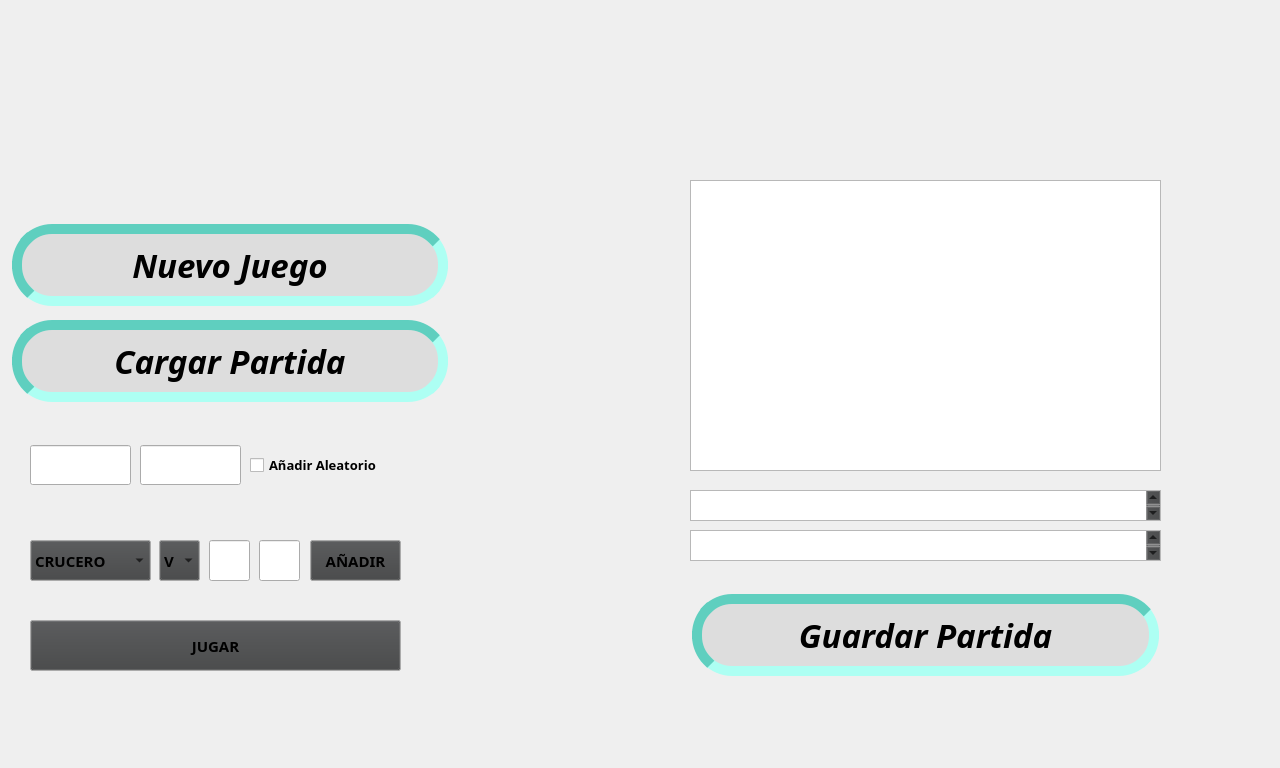
<?xml version="1.0" encoding="UTF-8"?>
<ui version="4.0">
 <class>MainWindow</class>
 <widget class="QMainWindow" name="MainWindow">
  <property name="geometry">
   <rect>
    <x>0</x>
    <y>0</y>
    <width>1280</width>
    <height>768</height>
   </rect>
  </property>
  <property name="minimumSize">
   <size>
    <width>1280</width>
    <height>768</height>
   </size>
  </property>
  <property name="maximumSize">
   <size>
    <width>1280</width>
    <height>768</height>
   </size>
  </property>
  <property name="palette">
   <palette>
    <active>
     <colorrole role="Button">
      <brush brushstyle="SolidPattern">
       <color alpha="255">
        <red>198</red>
        <green>219</green>
        <blue>245</blue>
       </color>
      </brush>
     </colorrole>
     <colorrole role="Dark">
      <brush brushstyle="SolidPattern">
       <color alpha="255">
        <red>177</red>
        <green>177</green>
        <blue>177</blue>
       </color>
      </brush>
     </colorrole>
     <colorrole role="Mid">
      <brush brushstyle="SolidPattern">
       <color alpha="255">
        <red>212</red>
        <green>212</green>
        <blue>212</blue>
       </color>
      </brush>
     </colorrole>
    </active>
    <inactive>
     <colorrole role="Button">
      <brush brushstyle="SolidPattern">
       <color alpha="255">
        <red>64</red>
        <green>65</green>
        <blue>66</blue>
       </color>
      </brush>
     </colorrole>
     <colorrole role="Dark">
      <brush brushstyle="SolidPattern">
       <color alpha="255">
        <red>64</red>
        <green>65</green>
        <blue>66</blue>
       </color>
      </brush>
     </colorrole>
     <colorrole role="Mid">
      <brush brushstyle="SolidPattern">
       <color alpha="255">
        <red>160</red>
        <green>160</green>
        <blue>160</blue>
       </color>
      </brush>
     </colorrole>
    </inactive>
    <disabled>
     <colorrole role="Button">
      <brush brushstyle="SolidPattern">
       <color alpha="255">
        <red>198</red>
        <green>219</green>
        <blue>245</blue>
       </color>
      </brush>
     </colorrole>
     <colorrole role="Dark">
      <brush brushstyle="SolidPattern">
       <color alpha="255">
        <red>177</red>
        <green>177</green>
        <blue>177</blue>
       </color>
      </brush>
     </colorrole>
     <colorrole role="Mid">
      <brush brushstyle="SolidPattern">
       <color alpha="255">
        <red>212</red>
        <green>212</green>
        <blue>212</blue>
       </color>
      </brush>
     </colorrole>
    </disabled>
   </palette>
  </property>
  <property name="font">
   <font>
    <family>Source Code Pro Semibold</family>
    <pointsize>11</pointsize>
    <bold>true</bold>
   </font>
  </property>
  <property name="windowTitle">
   <string notr="true">Batalla Naval v1.01</string>
  </property>
  <property name="windowIcon">
   <iconset theme="applications-games" resource="src.qrc">
    <normaloff>:/images/icon.png</normaloff>:/images/icon.png</iconset>
  </property>
  <property name="styleSheet">
   <string notr="true">#centralwidget {
	border-image: url(:/images/bg.png);
}</string>
  </property>
  <property name="iconSize">
   <size>
    <width>500</width>
    <height>500</height>
   </size>
  </property>
  <property name="toolButtonStyle">
   <enum>Qt::ToolButtonTextBesideIcon</enum>
  </property>
  <widget class="QWidget" name="centralwidget">
   <property name="maximumSize">
    <size>
     <width>1280</width>
     <height>768</height>
    </size>
   </property>
   <widget class="QPushButton" name="cargarPartida">
    <property name="geometry">
     <rect>
      <x>10</x>
      <y>316</y>
      <width>440</width>
      <height>90</height>
     </rect>
    </property>
    <property name="sizePolicy">
     <sizepolicy hsizetype="Ignored" vsizetype="Ignored">
      <horstretch>0</horstretch>
      <verstretch>0</verstretch>
     </sizepolicy>
    </property>
    <property name="minimumSize">
     <size>
      <width>0</width>
      <height>0</height>
     </size>
    </property>
    <property name="maximumSize">
     <size>
      <width>480</width>
      <height>110</height>
     </size>
    </property>
    <property name="font">
     <font>
      <family>Source Code Pro</family>
      <pointsize>25</pointsize>
      <italic>true</italic>
      <bold>true</bold>
      <underline>false</underline>
      <strikeout>false</strikeout>
      <kerning>true</kerning>
     </font>
    </property>
    <property name="styleSheet">
     <string notr="true">#cargarPartida {
  background-color: #ddd;
  border: 10px inset #5fcfbf;
  color: black;
  padding: 10px 20px;
  text-align: center;
  text-decoration: none;
  display: inline-block;
  margin: 4px 2px;
  cursor: pointer;
  border-radius: 40px;
}

#cargarPartida:hover {
  background-color: #188c8c;
}

</string>
    </property>
    <property name="text">
     <string>Cargar Partida</string>
    </property>
   </widget>
   <widget class="QPushButton" name="nuevoJuego">
    <property name="geometry">
     <rect>
      <x>10</x>
      <y>220</y>
      <width>440</width>
      <height>90</height>
     </rect>
    </property>
    <property name="minimumSize">
     <size>
      <width>0</width>
      <height>0</height>
     </size>
    </property>
    <property name="maximumSize">
     <size>
      <width>480</width>
      <height>110</height>
     </size>
    </property>
    <property name="font">
     <font>
      <family>Source Code Pro</family>
      <pointsize>25</pointsize>
      <italic>true</italic>
      <bold>true</bold>
      <underline>false</underline>
      <strikeout>false</strikeout>
      <kerning>true</kerning>
     </font>
    </property>
    <property name="styleSheet">
     <string notr="true">#nuevoJuego {
  background-color: #ddd;
  border: 10px inset #5fcfbf;
  color: black;
  padding: 10px 20px;
  text-align: center;
  text-decoration: none;
  display: inline-block;
  margin: 4px 2px;
  cursor: pointer;
  border-radius: 40px;
}

#nuevoJuego:hover {
  background-color: #188c8c;
}

</string>
    </property>
    <property name="text">
     <string>Nuevo Juego</string>
    </property>
   </widget>
   <widget class="QWidget" name="configJuego" native="true">
    <property name="geometry">
     <rect>
      <x>20</x>
      <y>410</y>
      <width>411</width>
      <height>311</height>
     </rect>
    </property>
    <widget class="QPushButton" name="jugar">
     <property name="geometry">
      <rect>
       <x>10</x>
       <y>210</y>
       <width>371</width>
       <height>51</height>
      </rect>
     </property>
     <property name="text">
      <string>JUGAR</string>
     </property>
    </widget>
    <widget class="QLineEdit" name="tamanioMapa">
     <property name="geometry">
      <rect>
       <x>10</x>
       <y>35</y>
       <width>101</width>
       <height>40</height>
      </rect>
     </property>
     <property name="inputMethodHints">
      <set>Qt::ImhDigitsOnly</set>
     </property>
     <property name="text">
      <string/>
     </property>
    </widget>
    <widget class="QLineEdit" name="cantBarcos">
     <property name="geometry">
      <rect>
       <x>120</x>
       <y>35</y>
       <width>101</width>
       <height>40</height>
      </rect>
     </property>
     <property name="inputMethodHints">
      <set>Qt::ImhDigitsOnly</set>
     </property>
     <property name="text">
      <string/>
     </property>
    </widget>
    <widget class="QCheckBox" name="checkAleatorio">
     <property name="geometry">
      <rect>
       <x>230</x>
       <y>25</y>
       <width>211</width>
       <height>60</height>
      </rect>
     </property>
     <property name="font">
      <font>
       <pointsize>10</pointsize>
       <bold>true</bold>
      </font>
     </property>
     <property name="text">
      <string>Añadir Aleatorio</string>
     </property>
    </widget>
   </widget>
   <widget class="QWidget" name="mapas" native="true">
    <property name="geometry">
     <rect>
      <x>20</x>
      <y>140</y>
      <width>1231</width>
      <height>591</height>
     </rect>
    </property>
    <widget class="QWidget" name="mapaJugador" native="true">
     <property name="enabled">
      <bool>true</bool>
     </property>
     <property name="geometry">
      <rect>
       <x>600</x>
       <y>30</y>
       <width>561</width>
       <height>291</height>
      </rect>
     </property>
     <property name="autoFillBackground">
      <bool>false</bool>
     </property>
     <widget class="QWidget" name="gridLayoutWidget_2">
      <property name="geometry">
       <rect>
        <x>40</x>
        <y>10</y>
        <width>501</width>
        <height>241</height>
       </rect>
      </property>
      <layout class="QGridLayout" name="mapGLayout"/>
     </widget>
    </widget>
    <widget class="QWidget" name="mapaAtaque" native="true">
     <property name="geometry">
      <rect>
       <x>0</x>
       <y>30</y>
       <width>561</width>
       <height>291</height>
      </rect>
     </property>
     <property name="autoFillBackground">
      <bool>false</bool>
     </property>
     <widget class="QWidget" name="gridLayoutWidget">
      <property name="geometry">
       <rect>
        <x>30</x>
        <y>10</y>
        <width>501</width>
        <height>241</height>
       </rect>
      </property>
      <layout class="QGridLayout" name="attackGLayout"/>
     </widget>
    </widget>
    <widget class="QTextBrowser" name="listaAtaquesJugador">
     <property name="geometry">
      <rect>
       <x>670</x>
       <y>350</y>
       <width>471</width>
       <height>31</height>
      </rect>
     </property>
    </widget>
    <widget class="QTextBrowser" name="infoBarcos">
     <property name="geometry">
      <rect>
       <x>670</x>
       <y>40</y>
       <width>471</width>
       <height>291</height>
      </rect>
     </property>
    </widget>
    <widget class="QTextBrowser" name="listaAtaquesIA">
     <property name="geometry">
      <rect>
       <x>670</x>
       <y>390</y>
       <width>471</width>
       <height>31</height>
      </rect>
     </property>
    </widget>
    <widget class="QPushButton" name="guardarPartida">
     <property name="geometry">
      <rect>
       <x>670</x>
       <y>450</y>
       <width>471</width>
       <height>90</height>
      </rect>
     </property>
     <property name="minimumSize">
      <size>
       <width>0</width>
       <height>0</height>
      </size>
     </property>
     <property name="maximumSize">
      <size>
       <width>480</width>
       <height>110</height>
      </size>
     </property>
     <property name="font">
      <font>
       <family>Source Code Pro</family>
       <pointsize>25</pointsize>
       <italic>true</italic>
       <bold>true</bold>
       <underline>false</underline>
       <strikeout>false</strikeout>
       <kerning>true</kerning>
      </font>
     </property>
     <property name="styleSheet">
      <string notr="true">#guardarPartida {
  background-color: #ddd;
  border: 10px inset #5fcfbf;
  color: black;
  padding: 10px 20px;
  text-align: center;
  text-decoration: none;
  display: inline-block;
  margin: 4px 2px;
  cursor: pointer;
  border-radius: 40px;
}

#guardarPartida:hover {
  background-color: #188c8c;
}</string>
     </property>
     <property name="text">
      <string>Guardar Partida</string>
     </property>
    </widget>
   </widget>
   <widget class="QWidget" name="ponerBarcos" native="true">
    <property name="geometry">
     <rect>
      <x>29</x>
      <y>440</y>
      <width>381</width>
      <height>160</height>
     </rect>
    </property>
    <property name="inputMethodHints">
     <set>Qt::ImhDigitsOnly</set>
    </property>
    <widget class="QPushButton" name="aniadirBarco">
     <property name="geometry">
      <rect>
       <x>281</x>
       <y>100</y>
       <width>91</width>
       <height>41</height>
      </rect>
     </property>
     <property name="text">
      <string>AÑADIR</string>
     </property>
    </widget>
    <widget class="QLineEdit" name="posY">
     <property name="geometry">
      <rect>
       <x>180</x>
       <y>100</y>
       <width>41</width>
       <height>41</height>
      </rect>
     </property>
     <property name="inputMethodHints">
      <set>Qt::ImhDigitsOnly</set>
     </property>
    </widget>
    <widget class="QComboBox" name="alineacion">
     <property name="geometry">
      <rect>
       <x>130</x>
       <y>100</y>
       <width>41</width>
       <height>41</height>
      </rect>
     </property>
     <property name="currentText">
      <string>V</string>
     </property>
     <item>
      <property name="text">
       <string>V</string>
      </property>
     </item>
     <item>
      <property name="text">
       <string>H</string>
      </property>
     </item>
    </widget>
    <widget class="QLineEdit" name="posX">
     <property name="geometry">
      <rect>
       <x>230</x>
       <y>100</y>
       <width>41</width>
       <height>41</height>
      </rect>
     </property>
     <property name="inputMethodHints">
      <set>Qt::ImhDigitsOnly</set>
     </property>
    </widget>
    <widget class="QComboBox" name="listaBarcos">
     <property name="geometry">
      <rect>
       <x>1</x>
       <y>100</y>
       <width>121</width>
       <height>41</height>
      </rect>
     </property>
     <item>
      <property name="text">
       <string>CRUCERO</string>
      </property>
     </item>
     <item>
      <property name="text">
       <string>DESTRUCTOR</string>
      </property>
     </item>
     <item>
      <property name="text">
       <string>FRAGATA</string>
      </property>
     </item>
     <item>
      <property name="text">
       <string>LANCHA</string>
      </property>
     </item>
     <item>
      <property name="text">
       <string>PORTAAVION</string>
      </property>
     </item>
     <item>
      <property name="text">
       <string>SUBMARINO</string>
      </property>
     </item>
    </widget>
    <widget class="QLabel" name="barcosRestantes">
     <property name="geometry">
      <rect>
       <x>0</x>
       <y>64</y>
       <width>371</width>
       <height>21</height>
      </rect>
     </property>
     <property name="font">
      <font>
       <bold>true</bold>
      </font>
     </property>
     <property name="text">
      <string/>
     </property>
    </widget>
   </widget>
   <widget class="QWidget" name="previewBarco" native="true">
    <property name="geometry">
     <rect>
      <x>120</x>
      <y>190</y>
      <width>491</width>
      <height>261</height>
     </rect>
    </property>
    <widget class="QWidget" name="verticalLayoutWidget">
     <property name="geometry">
      <rect>
       <x>30</x>
       <y>10</y>
       <width>441</width>
       <height>241</height>
      </rect>
     </property>
     <layout class="QVBoxLayout" name="preview">
      <item>
       <widget class="QLabel" name="imagenBarco">
        <property name="text">
         <string/>
        </property>
        <property name="alignment">
         <set>Qt::AlignCenter</set>
        </property>
       </widget>
      </item>
      <item>
       <widget class="QLabel" name="nombreBarco">
        <property name="font">
         <font>
          <pointsize>9</pointsize>
          <bold>false</bold>
         </font>
        </property>
        <property name="autoFillBackground">
         <bool>false</bool>
        </property>
        <property name="text">
         <string/>
        </property>
        <property name="scaledContents">
         <bool>false</bool>
        </property>
        <property name="alignment">
         <set>Qt::AlignCenter</set>
        </property>
        <property name="wordWrap">
         <bool>true</bool>
        </property>
       </widget>
      </item>
     </layout>
    </widget>
   </widget>
   <zorder>configJuego</zorder>
   <zorder>cargarPartida</zorder>
   <zorder>mapas</zorder>
   <zorder>ponerBarcos</zorder>
   <zorder>previewBarco</zorder>
   <zorder>nuevoJuego</zorder>
  </widget>
 </widget>
 <resources>
  <include location="src.qrc"/>
 </resources>
 <connections/>
</ui>
